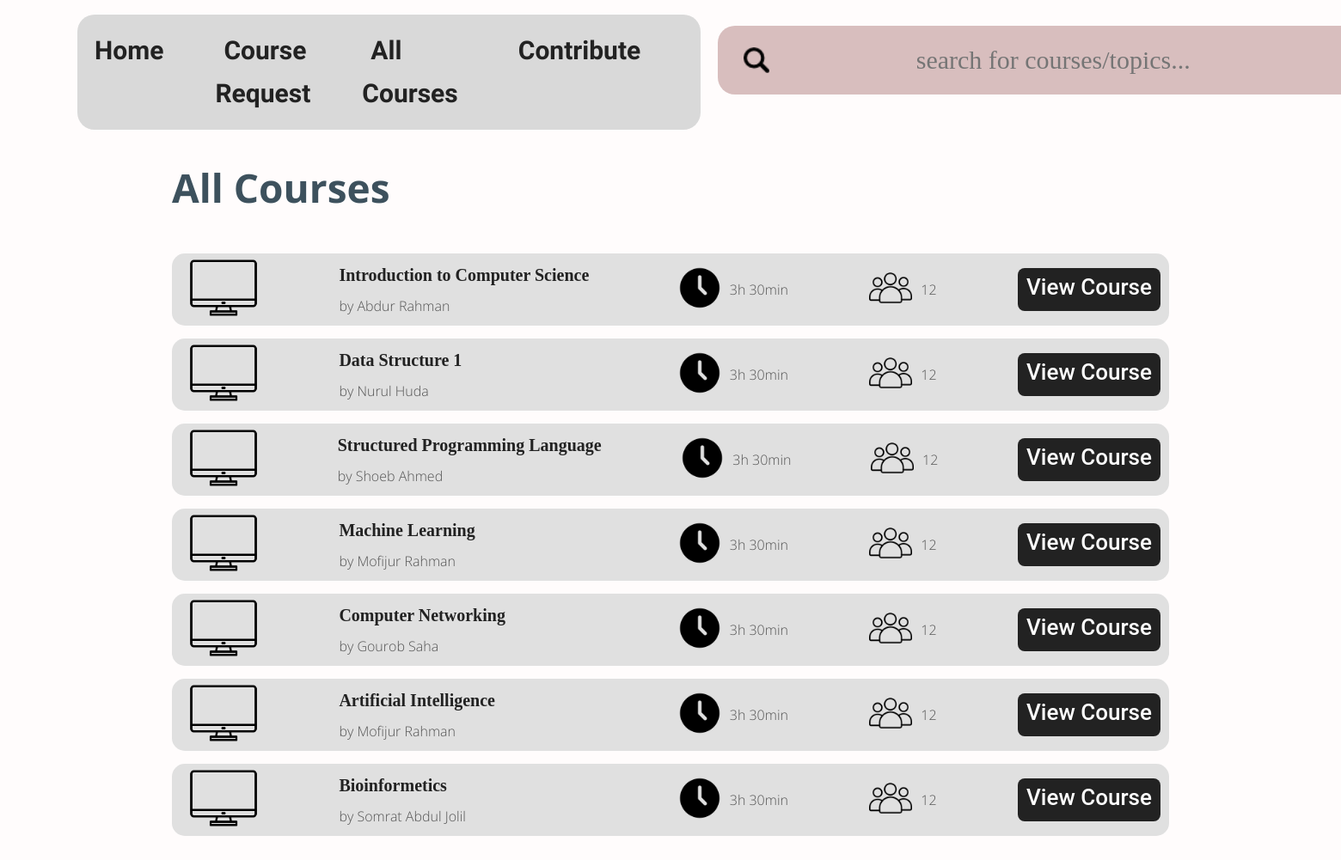
Page /all_courses.php on the earlier database version.
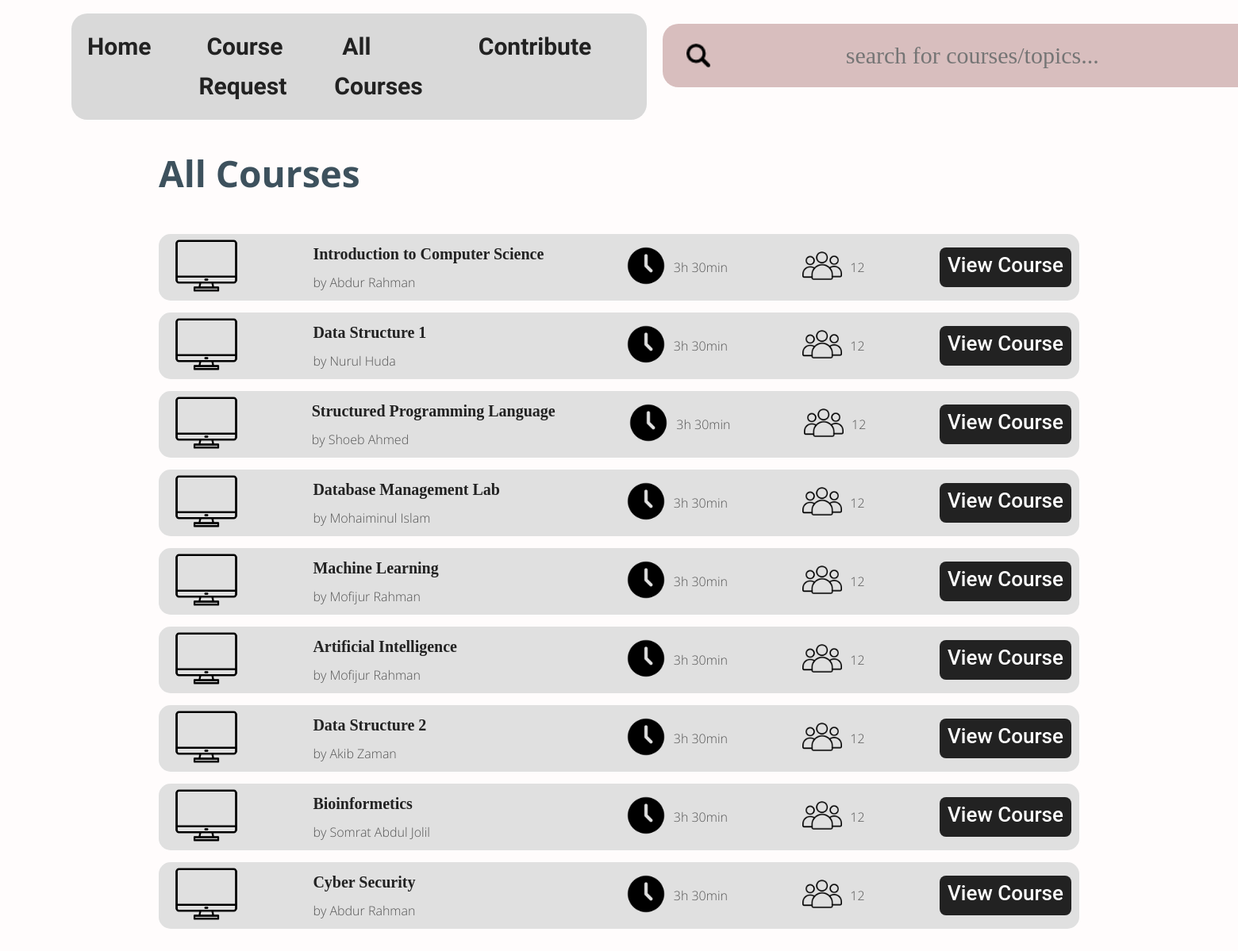
Same page on the later database version.
### tables this page shows
CREATE TABLE `all_courses` (
  `course_name` varchar(40) NOT NULL,
  `instructor` varchar(45) NOT NULL,
  `status` int(11) NOT NULL,
  `course_id` varchar(10) NOT NULL,
  `created_by` varchar(40) DEFAULT NULL,
  `admin_mail` varchar(100) DEFAULT NULL,
  `id` int(11) UNSIGNED NOT NULL
);

### all_courses.php (the view, shortened to what this page needs)
<!DOCTYPE html>
<html lang="en">
<head>
  <link rel="stylesheet" href="css/style.css">
</head>
<body>
  <header id="main-header">
    <div class="dash-nav">
      <ul>
        <li> <a href="dashboard.php">Home</a></li>
        <li> <a href="course_req.php">Course Request</a></li>
        <li> <a href="all_courses.php">All Courses</a></li>
        <li> <a href="#">Contribute</a></li>
      </ul>
    </div>
    <div id="topbar" class="section-p1">
      <div class="searchbar">
        <input type="text" placeholder="search for courses/topics...">
        <img src="img/magnifying-glass.png" alt="" style="width: 30px;">
      </div>
    </div>
  </header>
  <div class="tab-bar section-p1">
    <h3>All Courses</h3>
  </div>
  <section id="main" class="section-p1">
  <?php
         require('connection.php');
         $sql = "SELECT course_name,instructor FROM all_courses where status=1";
         $res = mysqli_query($con , $sql);
         if($res==TRUE)
         {
            $count= mysqli_num_rows($res);
            if($count>0)
            {
                while($rows=mysqli_fetch_assoc($res))
                {
                    $name=$rows['course_name'];
                    $instructor=$rows['instructor'];
                    ?>
                      <div class="course-details">
                        <div class="thum">
                            <img src="img/monitor.png" alt="">
                        </div>
                        <div class="title">
                            <h4><?php echo $name; ?></h4>
                            <p>by <?php echo $instructor; ?></p>
                        </div>
                        <div class="icon-set">
                            <img src="img/clock.png" alt="">
                            <p>3h 30min</p>
                        </div>
                        <div class="icon-set">
                            <img src="img/people.png" alt="">
                            <p>12</p>
                        </div>
                        <a style="text-decoration:none;
                                  font-family: 'Roboto';
                                  font-size: 26px;
                                  font-weight: 500;
                                  line-height: 25px;
                                  color: #FFFFFF;
                                  background: #222;
                                  padding: 10px; " href="course_overview.php" class="view-course">View Course</a>
                      </div>
                    <?php
                }
            }
            else
            {
            }
         }
         ?>
  </section>
</body>
</html>

Differences in the rows shown:
removed all_courses: course_name "Computer Networking", instructor "Gourob Saha"
now on this page (row edited): all_courses: course_name "Database Management Lab", instructor "Mohaiminul Islam"
now on this page (row edited): all_courses: course_name "Data Structure 2", instructor "Akib Zaman"
added all_courses: course_name "Cyber Security", instructor "Abdur Rahman"
